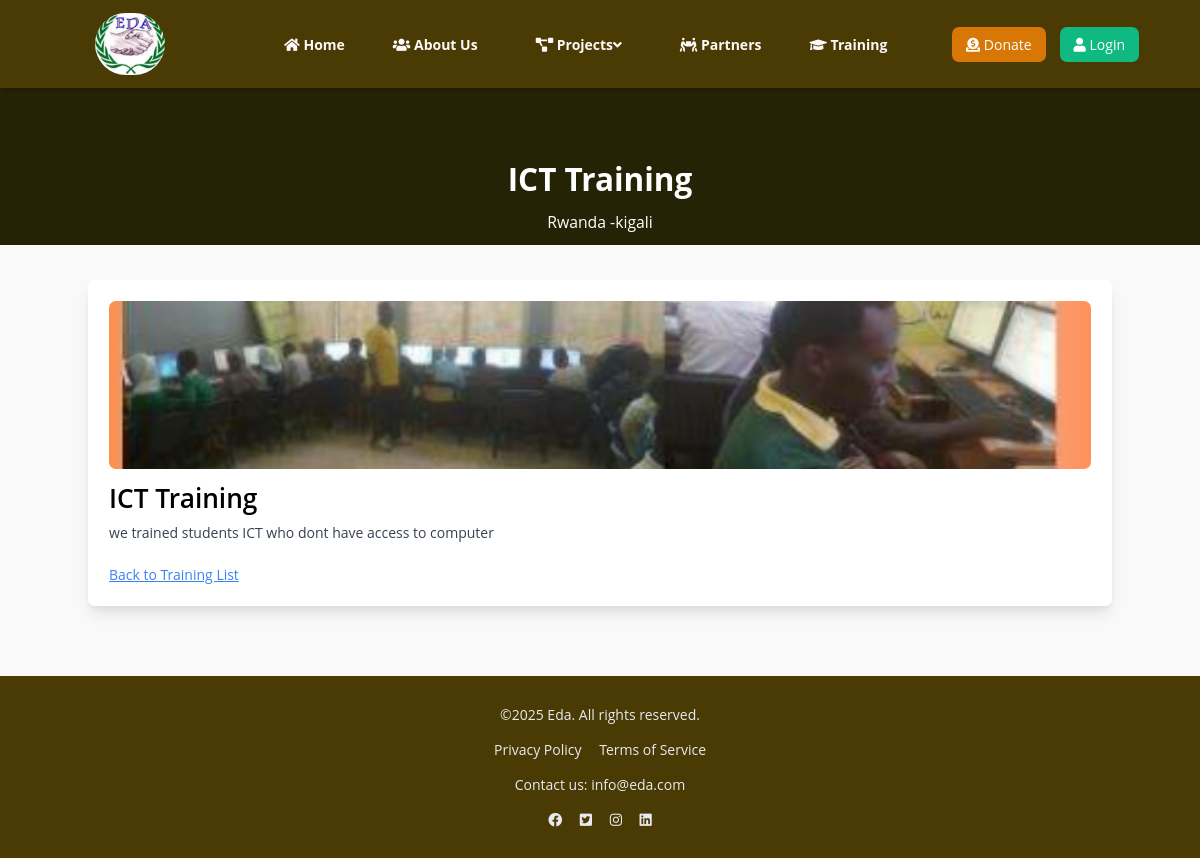
The page /training/1/ on the database its author committed.
### eda/models.py (models this page shows, shortened)
class Training(models.Model):
    name = models.CharField(max_length=200)
    location = models.CharField(max_length=200)
    description = models.TextField()
    image = models.ImageField(upload_to='images/', null=True, blank=True)
    created_at = models.DateTimeField(auto_now_add=True)
    updated_at = models.DateTimeField(auto_now=True)

### eda/views.py (the view)
# urls.py: path('training/<int:training_id>/', training_detail, name='training_detail'),
def training_detail(request, training_id):
    training = get_object_or_404(Training, id=training_id)
    return render(request, 'training_detail.html', {'training': training})

### templates/training_detail.html (shortened to what this page needs)
﻿{% extends 'base.html' %}
{% block content %}
<section class="hero-section block h-full py-24 items-center justify-center text-center bg-yellow-900 text-white">
    <h1 class="text-4xl font-bold">{{ training.name }}</h1>
    <p class="mt-4 text-lg">{{ training.location }}</p>
</section>
<main class="container mx-auto py-10">
    <div class="bg-white shadow-lg rounded-lg p-6">
        <img src="{{ training.image.url }}" alt="{{ training.name }}" class="w-full h-48 object-cover rounded-lg">
        <h2 class="text-3xl font-semibold mt-4">{{ training.name }}</h2>
        <p class="mt-2 text-gray-700">{{ training.description }}</p>
        <div class="mt-6">
            <a href="{% url 'trainings' %}" class="text-blue-500 underline">Back to Training List</a>
        </div>
    </div>
</main>
{% endblock %}

### templates/base.html (style rules this page uses)
:root { --primary-color: #4a3a04; --accent-color: rgba(250, 233, 9, 0.91); --background-color: rgba(248, 248, 248, 0.8); --dark-background: rgba(47, 79, 78, 0.04); }
* { box-sizing: border-box; font-family: 'Open Sans', sans-serif; font-size: 14px; }
body { padding: 0; margin: 0; font-family: 'Open Sans', sans-serif; background-color: #F9F9F9; }

### templates/training_detail.html (style rules this page uses)
.hero-section { height: 20vh; background-color: rgb(37, 35, 5); }

### rows shown on the page
Training: name "ICT Training", location "Rwanda -kigali", image (picture), description "we trained students ICT who dont have access to computer"
